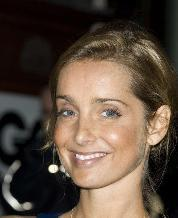
%> input picture stego_images/secret_o5.jpg, 178 x 218 px; the run also reads 1 picture not shown here
$ octave histogram_analysis.m   (GNU Octave 9; MATLAB toolbox functions it lacks are replaced by stand-ins)
%> lines starting %> are read from the running program, lines starting %| are printed output that depends on the picture
clear all
close all
clc

stegoimage = imread('.\stego_images\secret_o5.jpg');
%> stegoimage is the input picture: size 218x178x3 uint8; mean R, G, B 90.9, 75.4, 62.4
grayImageS = rgb2gray(stegoimage);
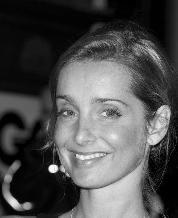
%> grayImageS: size 218x178 uint8; min 0, max 253, mean 78.6
[countS, binLocationS] = imhist(grayImageS);
%> countS = 256 values, max 1173 at index 9, min 0 at index 255, mean 151.6; binLocationS = 256 values from 0 to 255
figure;
bar(binLocationS, countS);
title('Histogram of StegoImage');
xlabel('Pixel Intensity');
ylabel('Frequency');
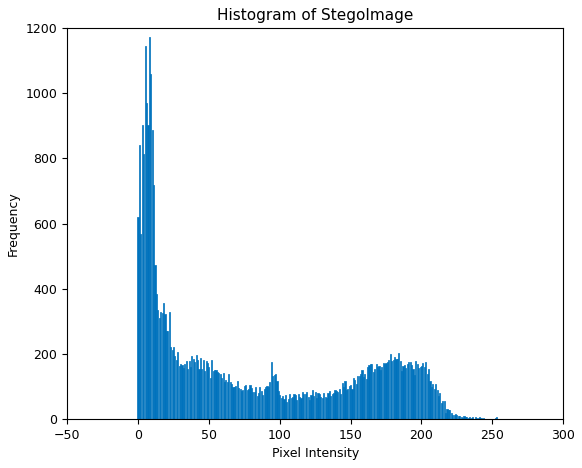
%> figure redrawn from the program's plot data; tallest bar 1173 high, from x = 7.6 to 8.4
imageMean = mean(grayImageS(:));
%> imageMean = 78.57
imageMedian = median(grayImageS(:));
%> imageMedian = 51
imageVariance = var(double(grayImageS(:)));
%> imageVariance = 5280.6
imageSkewness = skewness(double(grayImageS(:)));
%> imageSkewness = 0.523
fprintf('Mean: %.4f \n Median: %.4f \n Variance: %.4f \n Skewness: %.4f \n', imageMean, imageMedian, imageVariance, imageSkewness);
%| Mean: 78.5679
%|  Median: 51.0000
%|  Variance: 5280.6124
%|  Skewness: 0.5230

fprintf('\n')

coverImage = imread('.\celeba\test\female\000381.jpg');
grayImageC = rgb2gray(coverImage);
[countC, binLocationC] = imhist(grayImageC);
%> countC = 256 values, max 1175 at index 9, min 0 at index 251, mean 151.6; binLocationC = 256 values from 0 to 255
figure;
bar(binLocationC, countC);
title('Histogram of CoverImage');
xlabel('Pixel Intensity');
ylabel('Frequency');
%> figure, not shown here; tallest bar 1175 high, from x = 7.6 to 8.4
imageMean1 = mean(grayImageC(:));
%> imageMean1 = 78.56
imageMedian1 = median(grayImageC(:));
%> imageMedian1 = 51
imageVariance1 = var(double(grayImageC(:)));
%> imageVariance1 = 5282.1
imageSkewness1 = skewness(double(grayImageC(:)));
%> imageSkewness1 = 0.523
fprintf('Mean: %.4f \n Median: %.4f \n Variance: %.4f \n Skewness: %.4f \n', imageMean1, imageMedian1, imageVariance1, imageSkewness1);
%| Mean: 78.5581
%|  Median: 51.0000
%|  Variance: 5282.1398
%|  Skewness: 0.5229
